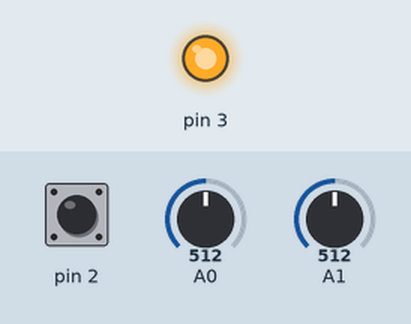
Bench run of a sketch on a simulated Arduino Uno, built with avr-gcc and run on an emulated ATmega328P. Shown: output pins drawn as LEDs (lit = HIGH). The test bench sets the inputs (shaded band); at power-on: pin 2 HIGH, A0 = 512, A1 = 512.

Above: at 1.2 s.
1.3 s: pin 2 pulled LOW for 0.15 s
At 2.4 s:
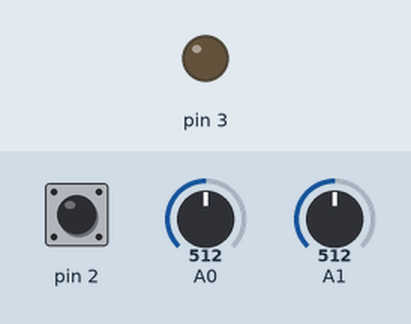
2.9 s: pin 2 pulled LOW for 1 s
At 4.9 s:
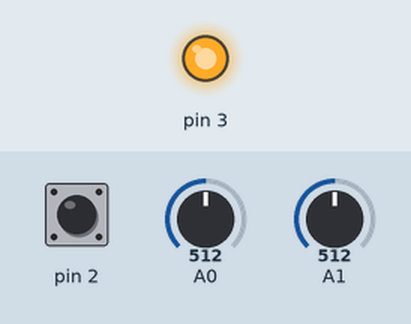
5.4 s: pin 2 pulled LOW for 3.2 s
At 9.6 s:
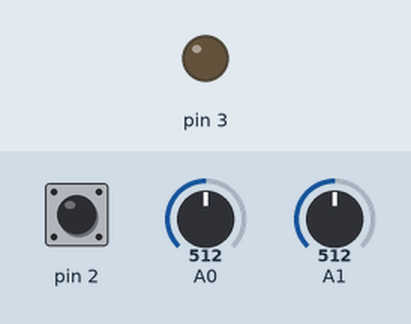
Timing chart, 0 to 11.1 s (numbered marks = the images above; inputs shaded):
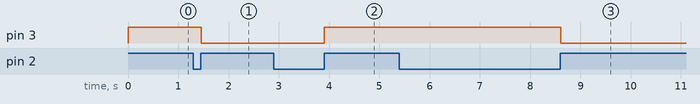

Measured:
- after the input at 1.3 s, pin 3: HIGH → LOW after 0.16 s
- after the input at 2.9 s, pin 3: LOW → HIGH after 1.0 s
- after the input at 5.4 s, pin 3: HIGH → LOW after 3.2 s

The sketch:

Joystick.ino
```cpp
void setup() {
  Serial.begin(9600);
  pinMode(2,INPUT_PULLUP);
  pinMode(A0,INPUT);
  pinMode(A1,INPUT);
  pinMode(3,OUTPUT);
}
int x,y;
boolean push;
boolean pushbefore;
boolean out = false;
void loop() {
  x = analogRead(A0);
  y = analogRead(A1);
  pushbefore = push;
  push = digitalRead(2);
  delay(5);
  if(push && push !=pushbefore){
    out = !out;
    if(out)
    digitalWrite(3,HIGH);
    else
    digitalWrite(3,LOW);
  }

}
```
